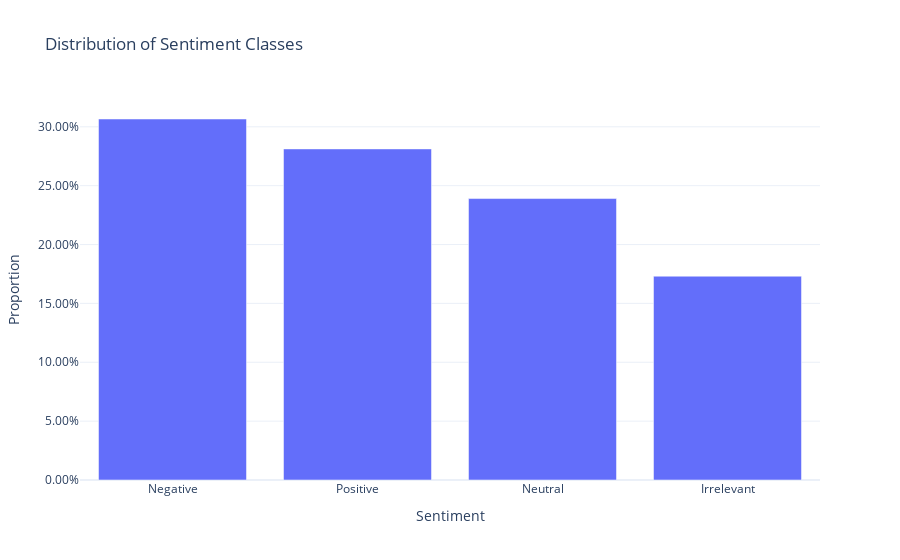

Source (notebook cell):
### Markdown cell above
<style>
    .custom-header {
        background-color: #2c3e50;
        color: #ecf0f1;
        padding: 20px;
        text-align: center;
        box-shadow: 0 4px 6px rgba(0, 0, 0, 0.1);
    }
    .custom-header h1 {
        margin: 0;
        font-size: 2.5em;
        font-weight: 300;
    }
</style>

<div class="custom-header">
    <h2>Checking Balance of the in Output Categories</h2>
</div>

### Code cell
# Calculate the counts and proportions of each sentiment
sentiment_counts = df['Sentiment'].value_counts()
sentiments = sentiment_counts.index.tolist()
sentiment_nums = (sentiment_counts / sentiment_counts.sum()).tolist()

# Create the bar chart
fig = go.Figure(data=[go.Bar(x=sentiments, y=sentiment_nums)])

# Update layout for better visualization
fig.update_layout(
    title="Distribution of Sentiment Classes",
    xaxis_title="Sentiment",
    yaxis_title="Proportion",
    yaxis_tickformat=".2%",
    template="plotly_white"
)

# Show the plot
fig.show()

### Figure 1 — Plotly figure (JSON) as saved in the notebook; plotly's stock layout.template omitted (floating-point values rounded to 4 significant figures)
{"data": [{"type": "bar", "x": ["Negative", "Positive", "Neutral", "Irrelevant"], "y": [0.3066, 0.2812, 0.2391, 0.1731]}], "layout": {"title": {"text": "Distribution of Sentiment Classes"}, "xaxis": {"title": {"text": "Sentiment"}}, "yaxis": {"tickformat": ".2%", "title": {"text": "Proportion"}}}}
